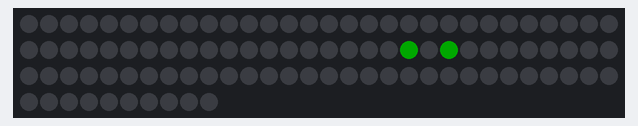
A sketch run on a simulated Arduino Uno, built for the host (arithmetic inside an expression is 32-bit, double 64-bit). On the bench: 100 RGB LEDs in strip order, left to right, continuing on the next row. Dim RGB values are drawn brighter than linear.

Above: at 0.17 s.
At 0.83 s:
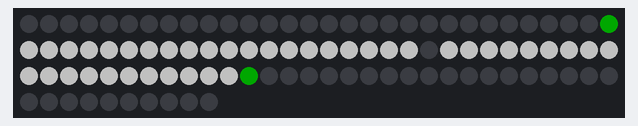
At 1.49 s:
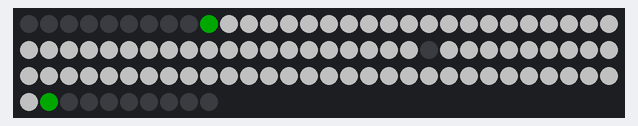
At 39.79 s:
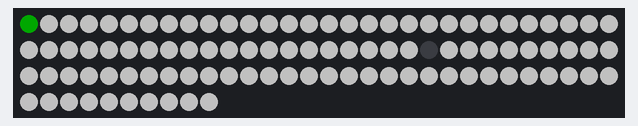

The sketch:

ripple.ino
```cpp
#include <FastLED.h>

#define NUM_LEDS    100
#define DATA_PIN    13
#define CHIPSET     WS2811
#define COLOUR_CODE BGR

int delayTime = 25;
int hue = 0;
CRGB leds[NUM_LEDS];

void setup()
{
  LEDS.addLeds<WS2811,DATA_PIN,RGB>(leds,NUM_LEDS);
  LEDS.setBrightness(84);
}

void fadeall()
{
  for (int i = 0; i < NUM_LEDS; i++)
  {
    leds[i].nscale8(254);  //for CYCLon
  }
}

void loop()
{
  int rip1 = 50;
  int rip2 = 50;

  for (int counter = 0; counter < 50; counter++)
  {
    rip1++; rip2--;
    leds[rip1] = CRGB::Green;
    leds[rip2] = CRGB::Green;
    FastLED.show();
    leds[rip1] = CRGB::White;
    leds[rip2] = CRGB::White;
    delay(30);
  }
}
```
